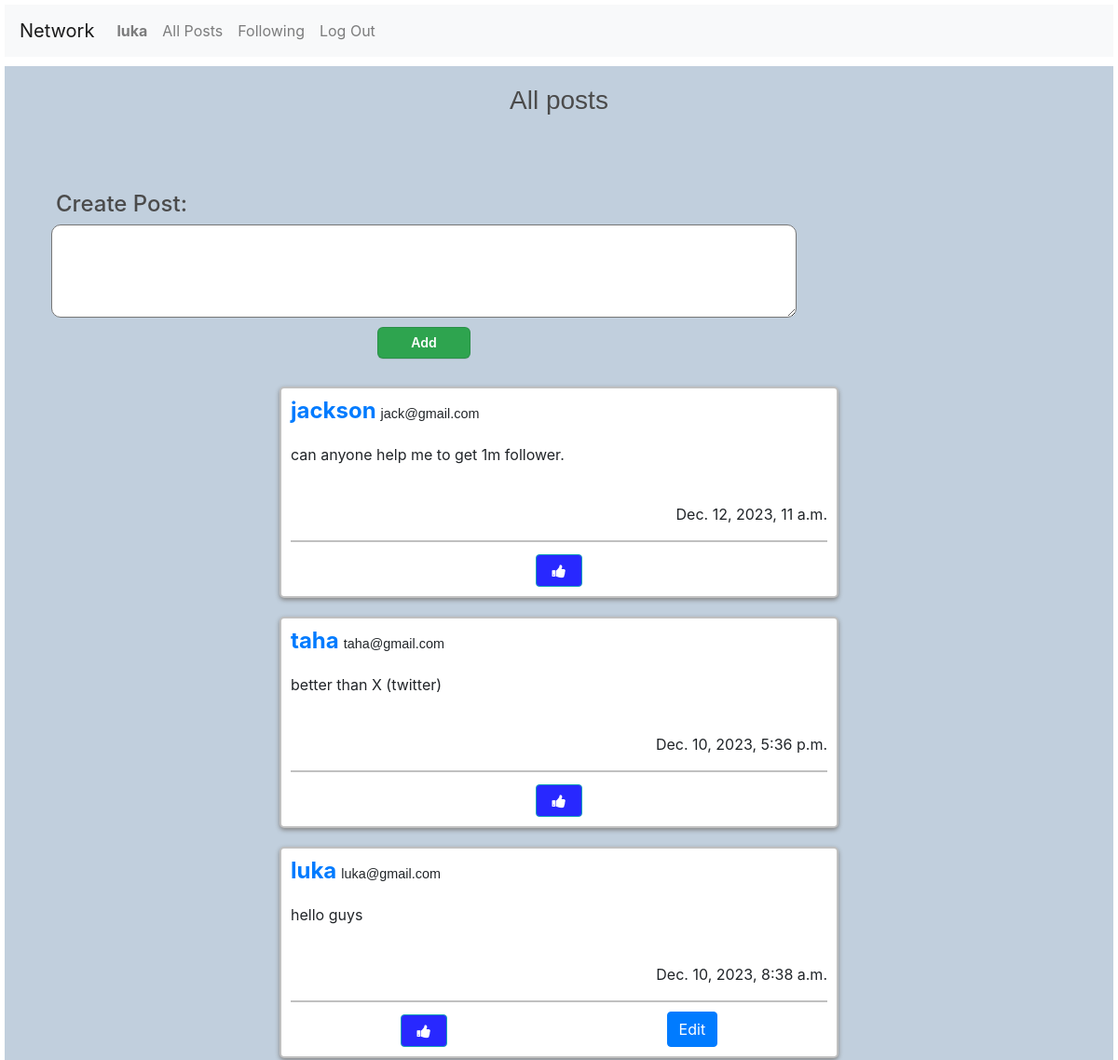
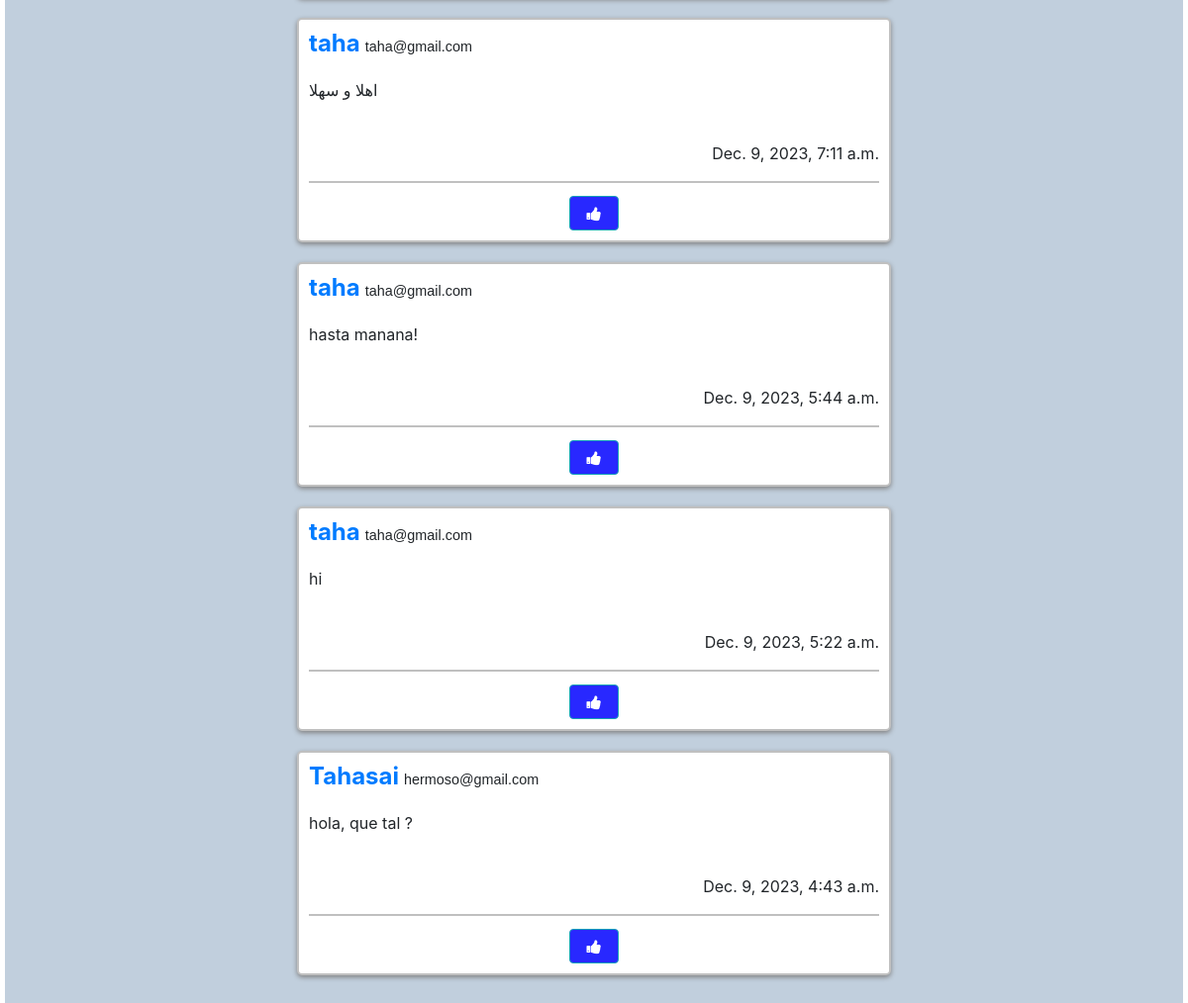
The app's page / (signed in) with its own data (2 pictures, top to bottom).
### network/models.py (models this page shows, shortened)
class User(AbstractUser):
    pass

class Post(models.Model):
    content = models.CharField(max_length=140)
    user = models.ForeignKey(User,on_delete=models.CASCADE, related_name='user')
    datetime = models.DateTimeField(auto_now_add=True)

### network/views.py (the view)
# urls.py: path("", views.index, name="index"),
def index(request):
    posts = Post.objects.all().order_by("id").reverse()
    likes =  Like.objects.all()
    check = []
    try:
        for like in likes:
            if like.user.id == request.user.id:
                check.append(like.post_liked.id)
    except:
        check = []
    postsv2 = Paginator(posts, 10)
    page_posts = postsv2.get_page(request.GET.get('page'))
    return render(request, "network/index.html",{
        'posts':postsv2,
        'page_posts': page_posts,
        'likes':likes,
        'check': check
    })

### network/templates/network/index.html (shortened to what this page needs)
{% extends "network/layout.html" %}
{% block body %}
<h3 style="text-align: center; margin-top: 10px; padding-top: 20px; color: rgb(75, 75, 75); font-family: sans-serif;">All posts</h3>
    {% if user.is_authenticated %}
    <h4 style="margin-left: 55px; margin-top: 80px; color: rgb(75, 75, 75);">Create Post:</h4>
    <form class="form" style=" width: 100%; display: flex; flex-direction: column; justify-content: center; " method="post" action="{% url 'create' %}">
        <textarea style=" border-radius: 10px; width: 800px; height: 100px; text-align: center; margin-left:50px;"  name="content" id="" cols="30" rows="10"></textarea>
        <button class="button-3" style="width: 100px; text-align: center;  margin-left: 400px;" type="submit">Add</button>
    </form>
    {% for post in page_posts %}
    <div class="post" style=" border-radius: 5px; margin: 20px; padding: 10px; border: 2px silver solid ; box-shadow: 0px 2px 5px grey; width: 600px; margin-left: auto; margin-right: auto; text-align: center;">
        <h4 style="text-align: left; display: flex;"><a href="{% url 'profile' id=post.user.id %}"><b>{{post.user}}</b></a><p style=" align-items: center; margin-left: 5px; margin-top: 9px; font: 0.6em sans-serif;">{{post.user.email}}</p></h4>
        <p style="text-align: left;" id="content_{{post.id}}">{{post.content}} </p>
        <p style="text-align: right; margin-top: 40px;">{{post.datetime}}</p>
        <nav style=" padding-top: 10px; padding-bottom: 0px; border-top: 2px silver solid; display: flex; justify-content: space-around;">
          {% if post.id in check %}
       <button style="background-color: rgb(40, 40, 255);  width: 50px; height: 35px; margin-top: 3px;"   id="{{ post.id }}" onclick="like({{ post.id }} , {{check}} )" class="btn btn-info fa fa-thumbs-down"></button>
        {% else %}
          <button style="background-color: rgb(40, 40, 255);  width: 50px; height: 35px; margin-top: 3px;"   id="{{ post.id }}" onclick="like({{ post.id }},{{check}})" class="btn btn-info fa fa-thumbs-up"></button>
        {% endif %}
        {% if post.user.id == request.user.id %}
           <div>
            <button class="btn btn-primary" data-target="#modal_edit_post_{{ post.id }}" data-toggle="modal"  > Edit</button>
           </div>
        </nav>
        {% endif %}
    </div>
    {% endfor %}
    {% endif %}
{% endblock %}

### network/templates/network/layout.html (shortened to what this page needs)
{% load static %}
<!DOCTYPE html>
<html lang="en">
    <head>
        <link rel="stylesheet" href="https://stackpath.bootstrapcdn.com/bootstrap/4.4.1/css/bootstrap.min.css">
        <link href="{% static 'network/styles.css' %}" rel="stylesheet">
        <link rel="stylesheet" href="https://cdnjs.cloudflare.com/ajax/libs/font-awesome/4.7.0/css/font-awesome.min.css">
    </head>
    <body>
        <nav class="navbar navbar-expand-lg navbar-light bg-light">
            <a class="navbar-brand" href="{% url 'index' %}">Network</a>
            <div>
              <ul class="navbar-nav mr-auto">
                {% if user.is_authenticated %}
                    <li class="nav-item">
                        <a class="nav-link" href="{% url 'profile' id=request.user.id %}"><strong>{{ request.user.username }}</strong></a>
                    </li>
                {% endif %}
                <li class="nav-item">
                  <a class="nav-link" href="{% url 'index' %}">All Posts</a>
                </li>
                {% if user.is_authenticated %}
                    <li class="nav-item">
                        <a class="nav-link" href="{% url 'followsection' %}">Following</a>
                    </li>
                    <li class="nav-item">
                        <a class="nav-link" href="{% url 'logout' %}">Log Out</a>
                    </li>
                {% endif %}
              </ul>
            </div>
          </nav>
        <div class="body">
            {% block body %}
            {% endblock %}
        </div>
    </body>
</html>

### network/static/network/styles.css (style rules this page uses)
.form button { margin: 10px; }
body { margin: 5px; }
.body { background-color: rgb(193, 207, 221); }
.body .post { background-color: rgb(255, 255, 255); }
.button-3 { appearance: none; background-color: #2ea44f; border: 1px solid rgba(27, 31, 35, .15); border-radius: 6px; box-shadow: rgba(27, 31, 35, .1) 0 1px 0; box-sizing: border-box; color: #fff; cursor: pointer; display: inline-block; font-family: -apple-system,system-ui,"Segoe UI",Helvetica,Arial,sans-serif,"Apple Color Emoji","Segoe UI Emoji"; font-size: 14px; font-weight: 600; line-height: 20px; padding: 6px 16px; position: relative; text-align: center; text-decoration: none; user-select: none; -webkit-user-select: none; touch-action: manipulation; vertical-align: middle; white-space: nowrap; }

### records on screen
User: user.username "luka"
Post: user "jackson", user.email "jack@gmail.com", content "can anyone help me to get 1m follower.", datetime "Dec. 12, 2023, 11 a.m."
Post: user "taha", user.email "taha@gmail.com", content "better than X (twitter)", datetime "Dec. 10, 2023, 5:36 p.m."
Post: user "luka", user.email "luka@gmail.com", content "hello guys", datetime "Dec. 10, 2023, 8:38 a.m.", {{ post.id }} 5 (drawn)
Post: user "taha", user.email "taha@gmail.com", content "اهلا و سهلا", datetime "Dec. 9, 2023, 7:11 a.m."
Post: user "taha", user.email "taha@gmail.com", content "hasta manana!", datetime "Dec. 9, 2023, 5:44 a.m.", {{ post.id }} 3 (drawn)
Post: user "taha", user.email "taha@gmail.com", content "hi", datetime "Dec. 9, 2023, 5:22 a.m."
Post: user "Tahasai", user.email "hermoso@gmail.com", content "hola, que tal ?", datetime "Dec. 9, 2023, 4:43 a.m."
